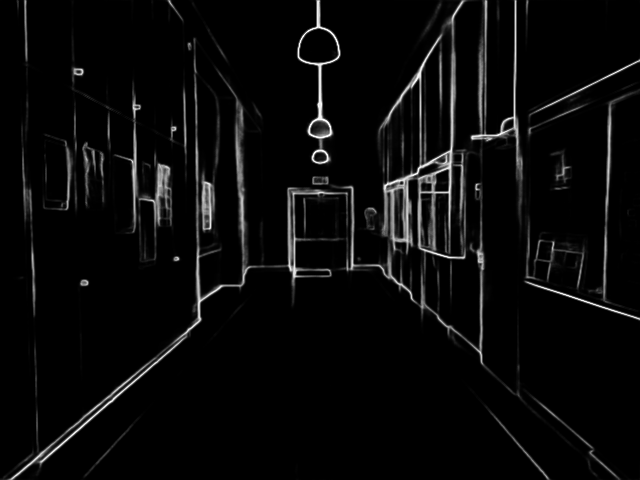
#> input picture DetectOcclusion/utils/corridor_02-rgb_lab_v_g.png, 640 x 480 px; its folder holds 2 pictures in this run
$ python run_edge_nms.py
#> lines starting #> are read from the running program, lines starting #| are printed output that depends on the picture
# run nms on edge map

import os
import cv2
import numpy as np
import time
import matplotlib.pyplot as plt
plt.switch_backend('agg')  # use matplotlib without gui support
from PIL import Image
from edge_nms import *


def edge_nms(edge):
    """
    :param edge: edge probability, HxW, value: 0~1
    """
    dy, dx = np.gradient(conv_tri(edge, radius=4))  # edge gradients
#> in conv_tri, `return cv2.sepFilter2D(src, ddepth=-1, kernelX=kernel, kernelY=kernel,..`:
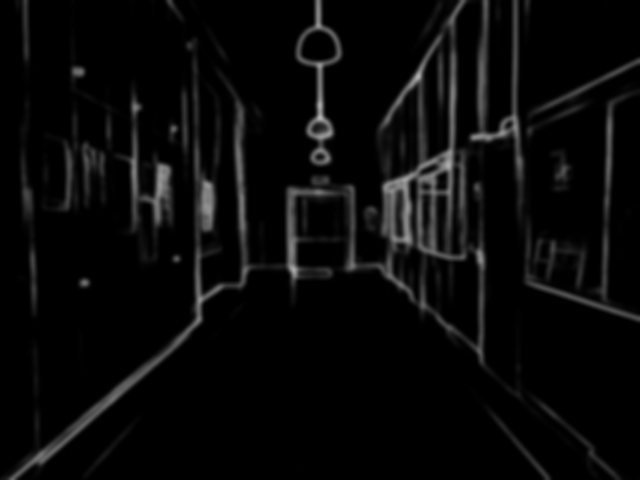
#> returned value: shape (480, 640) float64; min 0, max 0.712, mean 0.0384
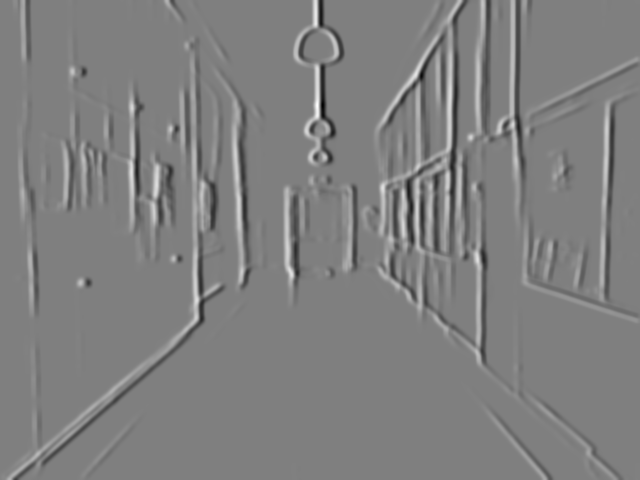
#> dx: shape (480, 640) float64; min -0.151, max 0.15, mean 1.37e-05; drawn with min black and max white
    _, dxx = np.gradient(dx)
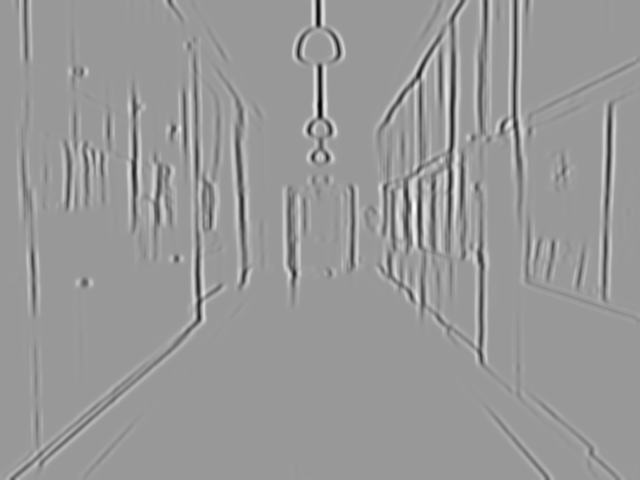
#> dxx: shape (480, 640) float64; min -0.074, max 0.0494, mean 7.16e-08; drawn with min black and max white
    dyy, dxy = np.gradient(dy)
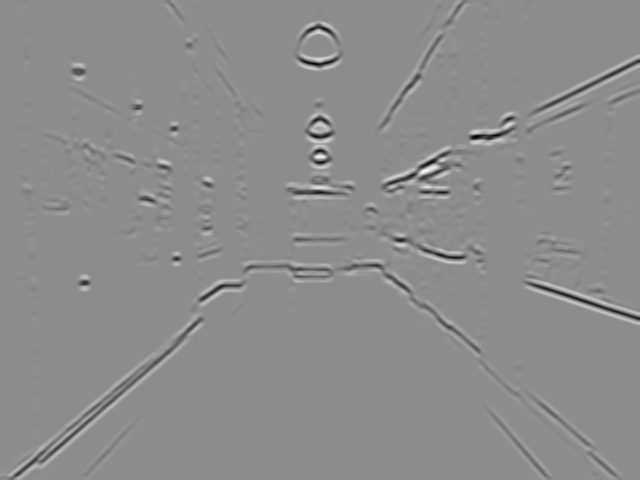
#> dyy: shape (480, 640) float64; min -0.0591, max 0.0484, mean 2.05e-07; drawn with min black and max white
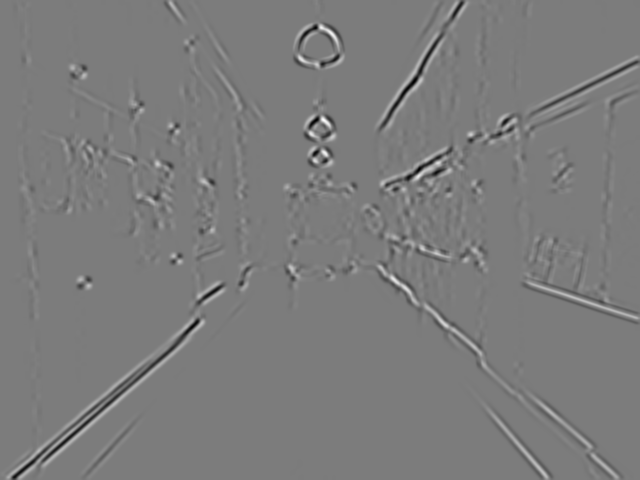
#> dxy: shape (480, 640) float64; min -0.0334, max 0.0352, mean -1.74e-07; drawn with min black and max white
    orientation = np.arctan2(dyy * np.sign(-dxy) + 1e-5, dxx)  # orientation by dyy, dxx
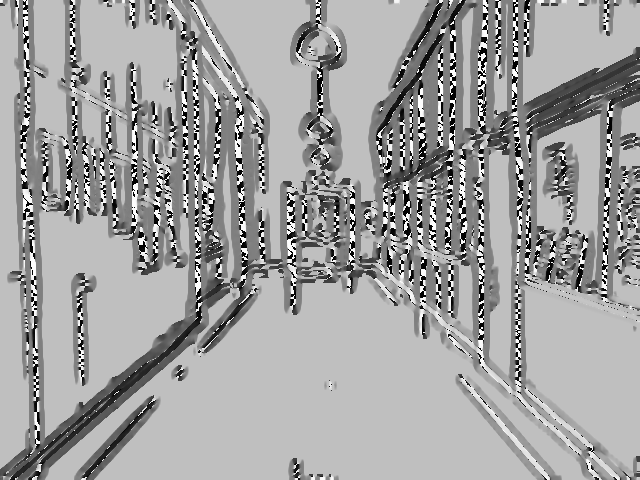
#> orientation: shape (480, 640) float64; min -3.14, max 3.14, mean 0.796; drawn with min black and max white
    orientation[orientation < 0] += np.pi
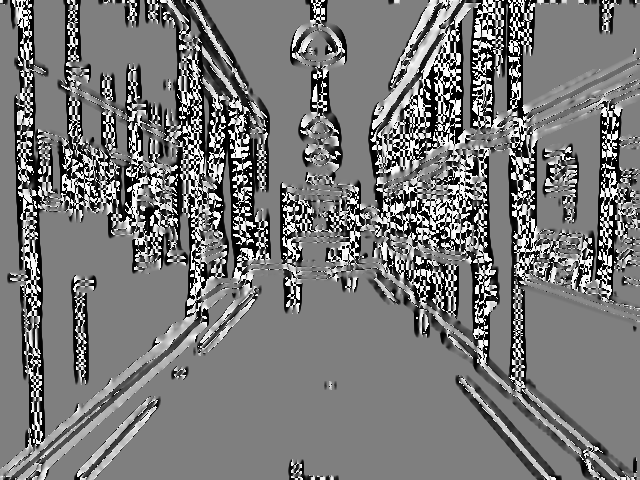
#> orientation: shape (480, 640) float64; min 1.99e-05, max 3.14, mean 1.48; drawn with min black and max white

#> (the run stopped early here; a loop or call above may not have finished)
